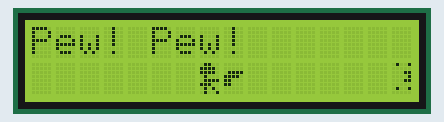
A sketch run on a simulated Arduino Uno, built with avr-gcc and run on an emulated ATmega328P. On the bench: 16×2 character LCD.

Above: at 0.5 s.
At 38.1 s:
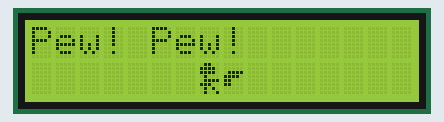

The sketch:

16x2_display.ino
```cpp
//operating in 4 bit mode: require RS, E, D4-D7 for inputs
//use a potentiometer (knob thingy) for Vo input
//only writing data to display, therefore RW set LOW
//VSS set LOW (GND)
//VDD set HIGH (Vcc)
//A,K - Anode, Cathode : Anode connects via 10 kohm to HIGH, cathode set to LOW
//** format for setCursor(cols,rows)


#include<LiquidCrystal.h>

//creating a liquid crystal object(RS,E,D4,D5,D6,D7);
LiquidCrystal lcd(12,11,5,4,3,2);


//creating custom characters - only 8(max) can be stored at a time
byte gun[8]{
  0b00000,
  0b00000,
  0b01111,
  0b11110,
  0b11000,
  0b11000,
  0b00000,
  0b00000
};

byte stickFigRun[8]{
  0b01100,
  0b11110,
  0b11110,
  0b01000,
  0b01111,
  0b11100,
  0b01010,
  0b01001
};


byte bullet[8]{
  0b00000,
  0b00000,
  0b00100,
  0b00000,
  0b00000,
  0b00000,
  0b00000,
  0b00000
};


byte blank[8]{
  0b00000,
  0b00000,
  0b00000,
  0b00000,
  0b00000,
  0b00000,
  0b00000,
  0b00000
};


byte burst[8]{
  0b01001,
  0b00000,
  0b00011,
  0b00001,
  0b00011,
  0b00000,
  0b01001,
  0b00000
};


void setup()
{
  lcd.begin(16,2); //(rows,cols)
  lcd.createChar(0,gun);
  lcd.createChar(1,stickFigRun);
  lcd.createChar(2,bullet);
  lcd.createChar(3,blank);
  lcd.createChar(4,burst);
  lcd.clear();
  }

void loop()
{
  lcd.setCursor(0,0);
  lcd.print("Pew! Pew!");

  lcd.setCursor(8,1);
  lcd.write(byte(0));
  lcd.setCursor(7,1);
  lcd.write(byte(1));

  for(int i=9; i<16; i++)
  {
    if(i>9)
    {
    lcd.setCursor(i-1,1);
    lcd.write(byte(3));
      }
    lcd.setCursor(i,1);
    lcd.write(byte(2));
    delay(50);
    }


    lcd.setCursor(15,1);
    lcd.write(byte(4));

    delay(500);

    lcd.setCursor(15,1);
    lcd.write(byte(3));


  //delay(1000);
  //lcd.scrollDisplayLeft();

  delay(1000);
  //lcd.clear();
  }
```

Measured:
- what the display in image 0 shows lasts 0.5 s, from 0.4 s to 0.9 s
